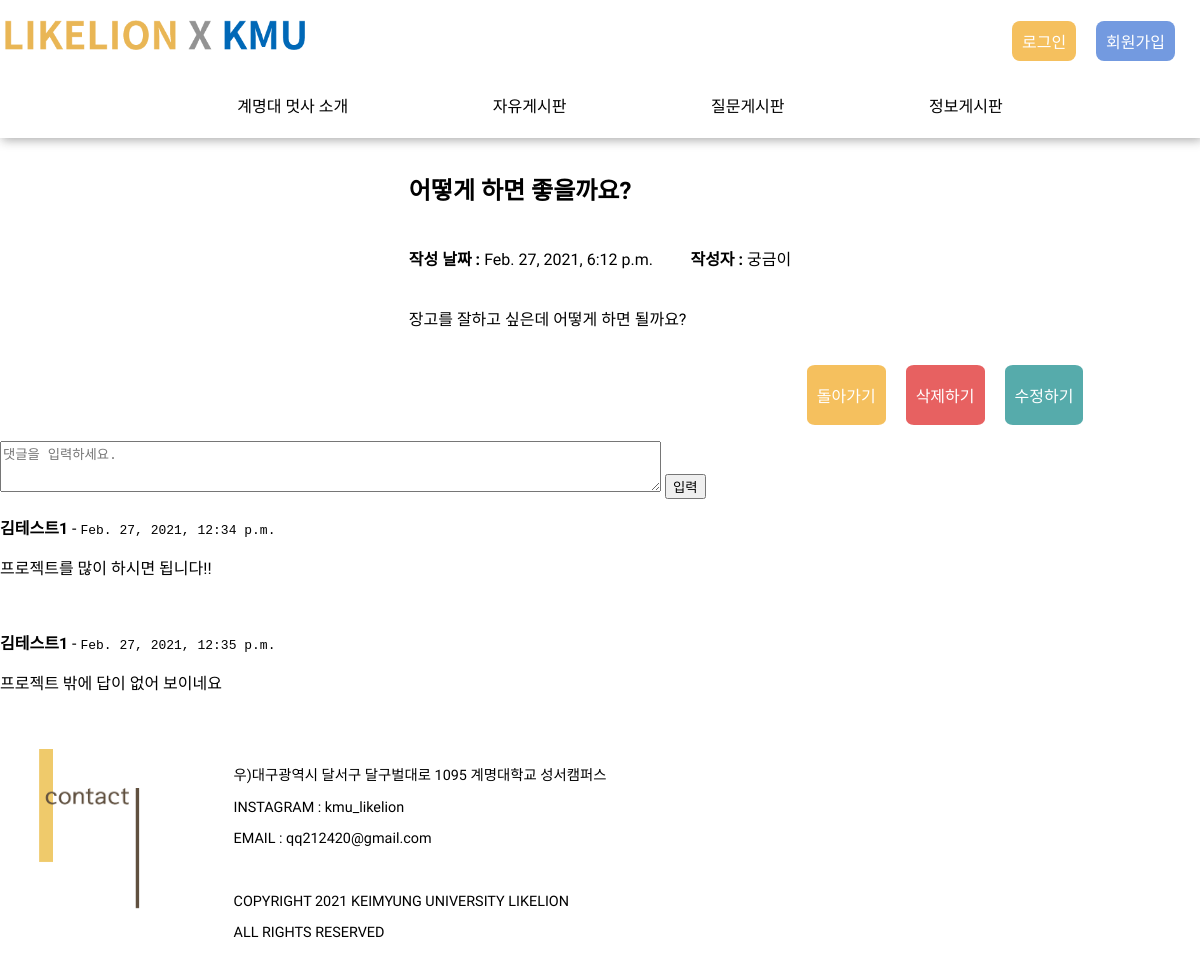
Screenshot of /qna/1 with the database file from the repository.
### crud/models.py (models this page shows, shortened)
class Qna(models.Model):
    title = models.CharField(max_length=200)
    name = models.CharField(max_length=50 , null=True)
    pub_date = models.DateTimeField('date published')
    body = models.TextField()

class QnaComment(models.Model):
    qna_id = models.ForeignKey(Qna, related_name="qna", on_delete=models.CASCADE, db_column="qna_id")
    name = models.CharField(max_length=50)
    pub_date = models.DateTimeField('date published')
    body = models.TextField(null=False, blank=False)

### crud/views.py (the view)
# urls.py: path('qna/<int:qna_id>', views.qnaDetail, name="qnaDetail"),
def qnaDetail(request, qna_id):
    qna_detail = get_object_or_404(Qna, pk=qna_id)
    try:
        comments = QnaComment.objects.filter(qna_id=qna_id)
        try:
            comments = comments.objects.all()
        except AttributeError: # 댓글이 하나 밖에 없을때 예외 처리
            pass
    except QnaComment.DoesNotExist: # 댓글이 존재하지 않을때 예외 처리
        comments = None
    content = {
        'qna' : qna_detail,
        'comments' : comments,
    }
    return render(request, 'qnaDetail.html' , content)

### crud/templates/qnaDetail.html (shortened to what this page needs)
{% extends 'base.html' %}
{% load static %}
{% block content %}
<head>
    <link rel="stylesheet" href="{% static 'css/qnaDetail.css'%}">
</head>
<body>
    <div class="container">
        <div class="postBody">
            <table>
                <thead>
                    <td colspan="2">
                        <h2>{{ qna.title }}</h2>
                    </td>
                </thead>
                <tbody>
                    <td>
                        <p><b>작성 날짜 : </b>{{ qna.pub_date }}</p>
                    </td>
                    <td>
                        <p><b>작성자 :</b> {{ qna.name }}</p>
                    </td>
                </tbody>
                <tfoot>
                    <tr colspan="2">
                        <td><p>{{ qna.body }}</p></td>
                    </tr>
                </tfoot>
            </table>
        </div>
        <div class="btnList">
            <ul >
                <li>
                    <div class="freeBack">
                        <p><a href="{% url 'qnaList' %}">돌아가기</a></p>
                    </div>
                </li>
                <li>
                    <div class="freeDelete">
                        <p><a href = "{% url 'qnaDelete' qna.id %}">삭제하기</a></p>
                    </div>
                </li>
                <li>
                    <div class="freeEdit">
                        <p><a href = "{% url 'qnaEdit' qna.id %}">수정하기</a></p>
                    </div>
                </li>
            </ul>
        </div>
    </div>
    <div class="container">
        <form method="POST" action="{% url 'qnaComment' %}">
            <textarea name="body" placeholder="댓글을 입력하세요." rows="3" cols="80"></textarea>
            <input type="submit" value="입력">
        </form>
        {% for comment in comments %}
            <p><b>{{ comment.name }}</b> - <tt>{{ comment.pub_date }}</tt></p>
            <p>{{ comment.body }}</p><br>
        {% endfor %}
    </div>
</body>
{% endblock %}

### crud/static/css/base.css (style rules this page uses)
body { margin:0px; font-family: 'Nanum Gothic', sans-serif; text-decoration: none; color : black; }
a { text-decoration: none; color : black; }
li { list-style: none; }
:root { --button-color: orange; --button-bg-color: white; --button-hover-bg-color: gray; }

### crud/static/css/qnaDetail.css (style rules this page uses)
.postBody { display: flex; flex-direction: row; justify-content:space-around; }
.btnList { display: flex; flex-direction: row; justify-content: flex-end; }
.btnList ul { display: flex; margin-right: 10vmin; }
.btnList ul li { text-align: right; display: inline; }
.freeBack { border-radius: 10%; padding: 2px 10px 2px 10px; background-color: rgb(245, 192, 94); margin-right: 20px; }
.freeBack a { color: white; }
.freeDelete { border-radius: 10%; padding: 2px 10px 2px 10px; background-color: rgba(221, 32, 32, 0.705); color: white; margin-right: 20px; }
.freeDelete a { color: white; }
.freeEdit { border-radius: 10%; padding: 2px 10px 2px 10px; background-color: rgba(0, 128, 128, 0.664); color: white; margin-right: 20px; }
.freeEdit a { color: white; }

### rows the page displays
Qna: title "어떻게 하면 좋을까요?", pub_date "Feb. 27, 2021, 6:12 p.m.", name "궁금이", body "장고를 잘하고 싶은데 어떻게 하면 될까요?"
QnaComment: name "김테스트1", pub_date "Feb. 27, 2021, 12:34 p.m.", body "프로젝트를 많이 하시면 됩니다!!"
QnaComment: name "김테스트1", pub_date "Feb. 27, 2021, 12:35 p.m.", body "프로젝트 밖에 답이 없어 보이네요"
